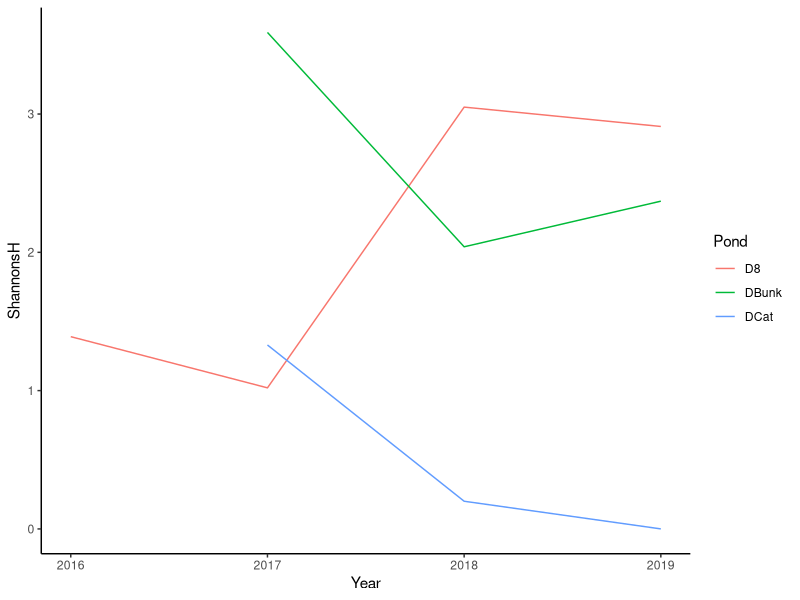

Write R code to recreate this figure.
#!/usr/bin/env Rscript

### libraries
  library(data.table)
  library(ggplot2)

### Load file
  shannonh <- fread("ShannonsHforR.csv")

### Graph
  ggplot(data=shannonh, aes(x=Year, y=ShannonsH, group=Pond, color=Pond)) + geom_line() +
    theme_bw() + theme(panel.border = element_blank(), panel.grid.major = element_blank(),
    panel.grid.minor = element_blank(), axis.line = element_line(colour = "black"))
